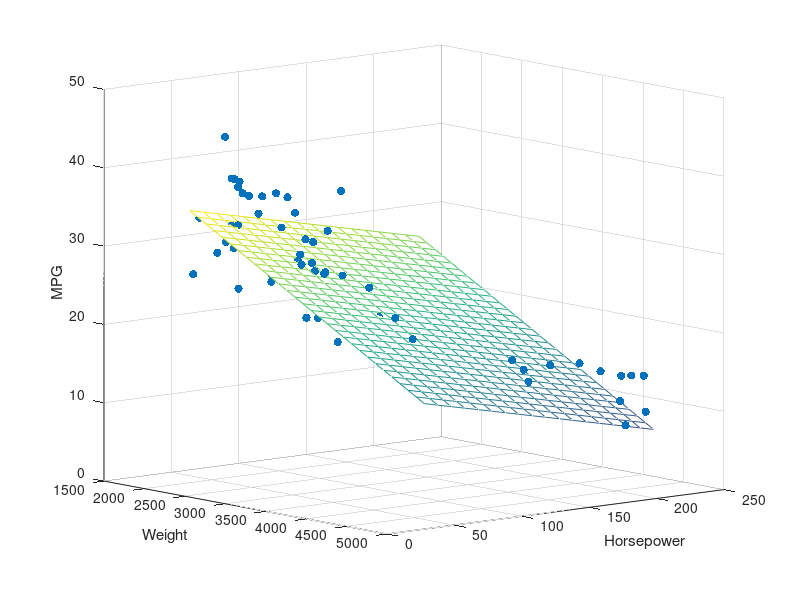

MATLAB code for this plot:
%三个简单的线性回归代码，polyfit函数的使用
% x = [-1.2, -0.5, 0.3, 0.9, 1.8, 2.6, 3.0, 3.5];
% y = [-15.6, -8.5, 2.2, 4.5, 6.6, 8.2, 8.9, 10.0];
% figure('Position', [50 50 1500 400]);
%  for i = 1:3
%     subplot(1, 3, i);
%     p = polyfit(x, y, i);
%     xfit = x(1):0.1:x(end);
%     yfit = polyval(p, xfit);
%     plot(x, y, 'or', xfit, yfit);
%     set(gca, 'FontSize', 14);
%     ylim([-17, 11]);
%     legend({ 'Data points', 'Fitted curve'}, 'Location', 'southeast');
% end

%线性回归代码，regress函数的使用
load carsmall;
y = MPG;
x1 = Weight;
x2 = Horsepower;
X = [ones(length(x1), 1) x1 x2];
b = regress(y, X);
x1fit = min(x1):100:max(x1);
x2fit = min(x2):10:max(x2);
[X1FIT, X2FIT] = meshgrid(x1fit, x2fit);
YFIT = b(1) + b(2)*X1FIT + b(3) * X2FIT;
scatter3(x1, x2, y, 'filled');
hold on;
mesh(X1FIT, X2FIT, YFIT);
hold off;
xlabel('Weight');
ylabel('Horsepower');
zlabel('MPG');
view(50, 10);
    